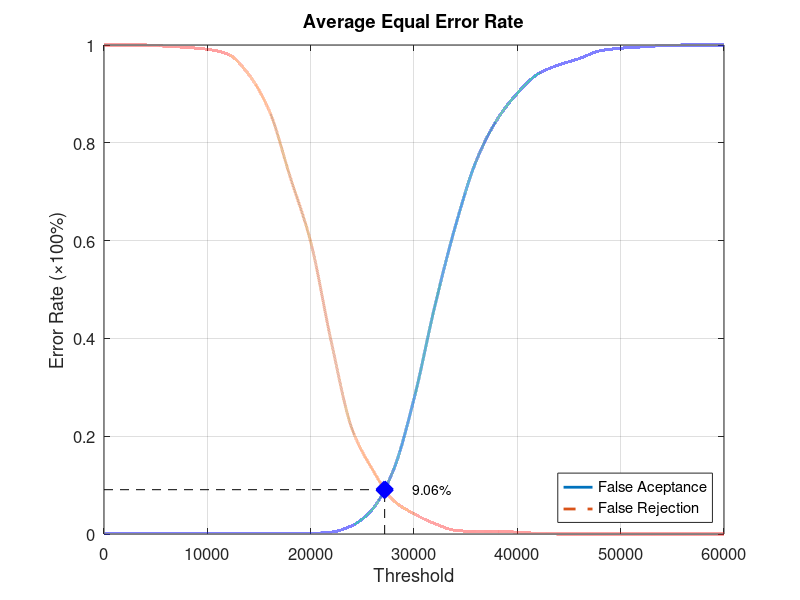
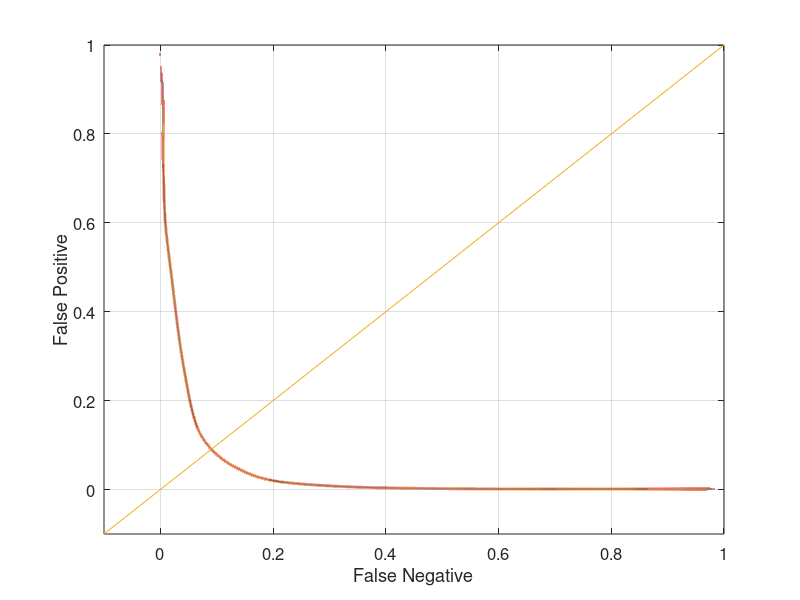

MATLAB code for these plots, in order:
function yEER = Experiment3Average
close all;
clear;
clc;
x = 0:2000:60000;
xq = 0:0.5:60000;

y0 = [0 0.00131579 0.00131579 0.00131579 0.00131579 0.00131579 0.00131579 0.00131579 0.00131579 0.00131579 0.00131579 0.00394737 0.0171053 0.0513158 0.130263 0.276316 0.464474 0.628947 0.761842 0.846053 0.901316 0.940789 0.959211 0.972368 0.988158 0.993421 0.996053 0.998684 1 1 1];
yy0 = interp1(x, y0, xq, 'pchip');
y1 = [1 1 1 0.9975 0.995 0.99125 0.98125 0.94 0.865 0.73125 0.5975 0.3925 0.215 0.13125 0.06875 0.04125 0.02125 0.0075 0.005 0.005 0.00375 0.00125 0 0 0 0 0 0 0 0 0];
yy1 = interp1(x, y1, xq, 'pchip');

% Calculating EER: 
y2 = abs(y0 - y1);
find(y2 == min(y2))
yy2 = abs(yy0 - yy1);
xEER = find(yy2 == min(yy2));
xEERIndex = xq(xEER) % X-axis EER
yEER = yy0(xEER) % Y-axis EER

main = figure
plot(xq, yy0,'-','LineWidth', 2);	hold on
plot(xq, yy1,'--','LineWidth', 2);	hold on
plot([xEERIndex xEERIndex], [0 yEER], 'k--');	hold on
plot([0 xEERIndex], [yEER yEER], 'k--');	hold on
plot(xEERIndex, yEER, 'bx', 'LineWidth', 10);	hold on
text(xEERIndex + 10 * xEERIndex / 100, yEER, [num2str(round((10000 * yEER)) / 100) '%'])
legend('False Aceptance', 'False Rejection', 'Location', 'SouthEast')
xlabel('Threshold')
ylabel('Error Rate (\times100%)')
title('Average Equal Error Rate')
set(gca, 'FontSize', 12)
axis([0 60000 0 1])
grid on

print(main, 'Experiment3AverageMain', '-dpng');
FNRxFPR = figure('Color', [1 1 1]);
plot(yy1, yy0, '-', yy1, yy0, 'LineWidth', 2);
hold on
y = -0.1:0.1:1
plot(y, y); 
set(gca, 'FontSize', 12)
xlabel('False Negative')
ylabel('False Positive')
axis([-0.1 1 -0.1 1])
set(gca, 'FontSize', 12)
grid on

print(FNRxFPR, 'Experiment3AverageFNRxFPR','-dpng');
end
